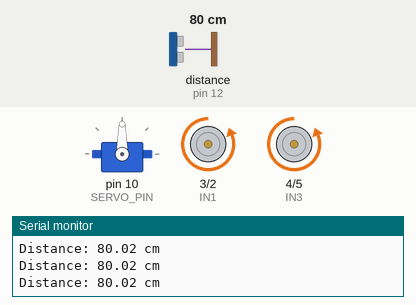
Simulated run of this sketch. Board: Arduino Uno, built with avr-gcc and run on an emulated ATmega328P. Shown: servo, motor-driver pin pairs drawn as motors (green arrow = first pin HIGH = forward, orange = second pin HIGH = backward, longer = more drive), the last lines printed to the serial monitor. Wiring (inferred from the names in the program): ultrasonic range finder: trigger pin 11; echo pin 12. The inputs (shaded band) are chosen by the test bench; at power-on: distance to the obstacle (sensor on pin 12) 80 cm. The echo pulse lasts 58.3 µs per cm.

Above: at 2.2 s.
2.3 s: distance to the obstacle (sensor on pin 12) set to 11 cm
5.3 s: distance to the obstacle (sensor on pin 12) set to 8 cm
At 8.1 s:
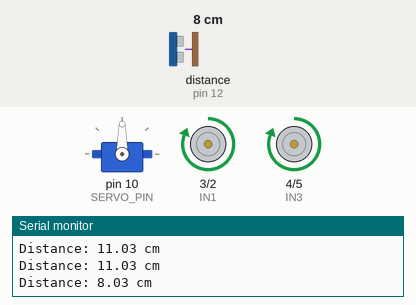
8.3 s: distance to the obstacle (sensor on pin 12) set to 18 cm
At 9.1 s:
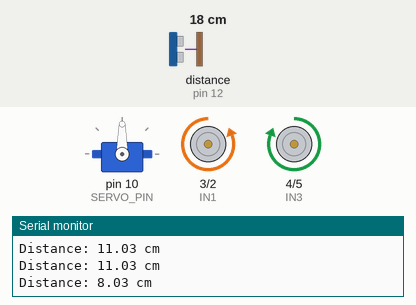
11.2 s: distance to the obstacle (sensor on pin 12) set to 2 cm
At 12.0 s:
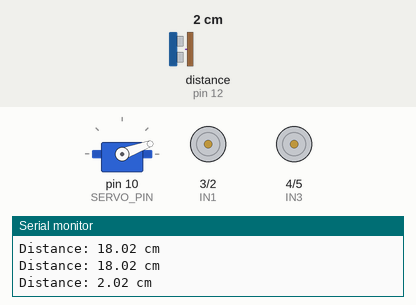
Timing chart, 0 to 15.2 s (numbered marks = the images above; inputs shaded):
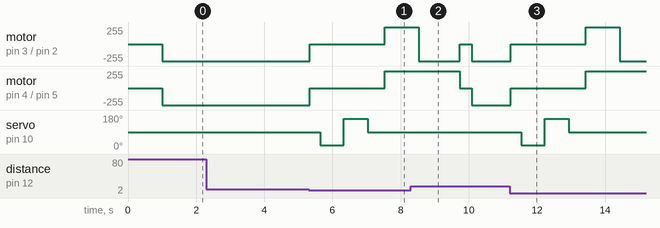

The sketch:

four_dc_motors_obstacle_avoidance.ino
```cpp
#include <Servo.h>

// ==========================
// DC Motors - L293D
// ==========================

const int IN1 = 3;
const int IN2 = 2;
const int IN3 = 4;
const int IN4 = 5;


// ==========================
// Servo
// ==========================

const int SERVO_PIN = 10;

Servo myServo;


// ==========================
// Ultrasonic Sensor
// ==========================

const int TRIG_PIN = 11;
const int ECHO_PIN = 12;


// ==========================
// Setup
// ==========================

void setup() {

  pinMode(IN1, OUTPUT);
  pinMode(IN2, OUTPUT);
  pinMode(IN3, OUTPUT);
  pinMode(IN4, OUTPUT);

  pinMode(TRIG_PIN, OUTPUT);
  pinMode(ECHO_PIN, INPUT);

  myServo.attach(SERVO_PIN);

  // Servo starts in center
  myServo.write(90);

  Serial.begin(9600);

  stopMotors();

  delay(1000);
}


// ==========================
// Motor Functions
// ==========================

void forward() {

  digitalWrite(IN1, LOW);
  digitalWrite(IN2, HIGH);

  digitalWrite(IN3, LOW);
  digitalWrite(IN4, HIGH);
}


void backward() {

  digitalWrite(IN1, HIGH);
  digitalWrite(IN2, LOW);

  digitalWrite(IN3, HIGH);
  digitalWrite(IN4, LOW);
}


void turnRight() {

  digitalWrite(IN1, LOW);
  digitalWrite(IN2, HIGH);

  digitalWrite(IN3, HIGH);
  digitalWrite(IN4, LOW);
}


void turnLeft() {

  digitalWrite(IN1, HIGH);
  digitalWrite(IN2, LOW);

  digitalWrite(IN3, LOW);
  digitalWrite(IN4, HIGH);
}


void stopMotors() {

  digitalWrite(IN1, LOW);
  digitalWrite(IN2, LOW);

  digitalWrite(IN3, LOW);
  digitalWrite(IN4, LOW);
}


// ==========================
// Ultrasonic Distance
// ==========================

float getDistance() {

  digitalWrite(TRIG_PIN, LOW);
  delayMicroseconds(2);

  digitalWrite(TRIG_PIN, HIGH);
  delayMicroseconds(10);

  digitalWrite(TRIG_PIN, LOW);

  long duration = pulseIn(ECHO_PIN, HIGH, 30000);

  // No reading
  if (duration == 0) {
    return 999;
  }

  float distance = duration * 0.0343 / 2.0;

  return distance;
}


// ==========================
// Obstacle Detection
// ==========================

bool obstacleDetected() {

  float distance = getDistance();

  Serial.print("Distance: ");
  Serial.print(distance);
  Serial.println(" cm");

  if (distance <= 10) {
    return true;
  }

  return false;
}


// ==========================
// Avoid Obstacle
// ==========================

void avoidObstacle() {

  // Stop immediately
  stopMotors();
  delay(300);


  // Servo looks left
  myServo.write(20);
  delay(700);


  // Servo looks right
  myServo.write(160);
  delay(700);


  // Return to center
  myServo.write(90);
  delay(500);


  // Move backward
  backward();
  delay(1000);


  // Turn right
  turnRight();
  delay(1200);


  // Stop
  stopMotors();
  delay(300);
}


// ==========================
// Timed Movement
// ==========================

void moveWithSensor(void (*movement)(), unsigned long timeRequired) {

  unsigned long startTime = millis();

  while (millis() - startTime < timeRequired) {

    if (obstacleDetected()) {

      avoidObstacle();

    } else {

      movement();
    }

    delay(50);
  }

  stopMotors();
}


// ==========================
// Main Program
// ==========================

void loop() {

  // ===================================
  // 1) Forward for 30 seconds
  // ===================================

  moveWithSensor(forward, 30000);

  stopMotors();
  delay(1000);


  // ===================================
  // 2) Backward for 60 seconds
  // ===================================

  moveWithSensor(backward, 60000);

  stopMotors();
  delay(1000);


  // ===================================
  // 3) Right / Left for 60 seconds
  // ===================================

  for (int i = 0; i < 30; i++) {

    // Right
    turnRight();
    myServo.write(30);

    delay(1000);


    // Check obstacle
    if (obstacleDetected()) {
      avoidObstacle();
    }


    // Left
    turnLeft();
    myServo.write(150);

    delay(1000);


    // Check obstacle
    if (obstacleDetected()) {
      avoidObstacle();
    }
  }


  // ===================================
  // Finish
// ===================================

  stopMotors();

  myServo.write(90);


  // Prevent program from repeating
  while (true) {
  }
}
```

Measured:
- the behaviour switches between 10 and 9 cm on distance to the obstacle (sensor on pin 12) (found by bisection; images 0 and 1)
- after the input at 5.3 s, motor on pin 3 (IN1) / pin 2 (IN2), motor on pin 4 (IN3) / pin 5 (IN4): backward 255/255 → stopped at once, → forward 255/255 2.2 s later; servo on pin 10 (SERVO_PIN): 90° → 20° after 0.34 s, → 160° 0.70 s later, → 90° 0.70 s later
- after the input at 8.3 s, servo on pin 10 (SERVO_PIN): stays 90° (without the input it goes to 20° after 2.1 s)
- after the input at 11.2 s, motor on pin 3 (IN1) / pin 2 (IN2): backward 255/255 → stopped at once, → forward 255/255 2.2 s later, → backward 255/255 1.0 s later; motor on pin 4 (IN3) / pin 5 (IN4): backward 255/255 → stopped at once, → forward 255/255 2.2 s later
